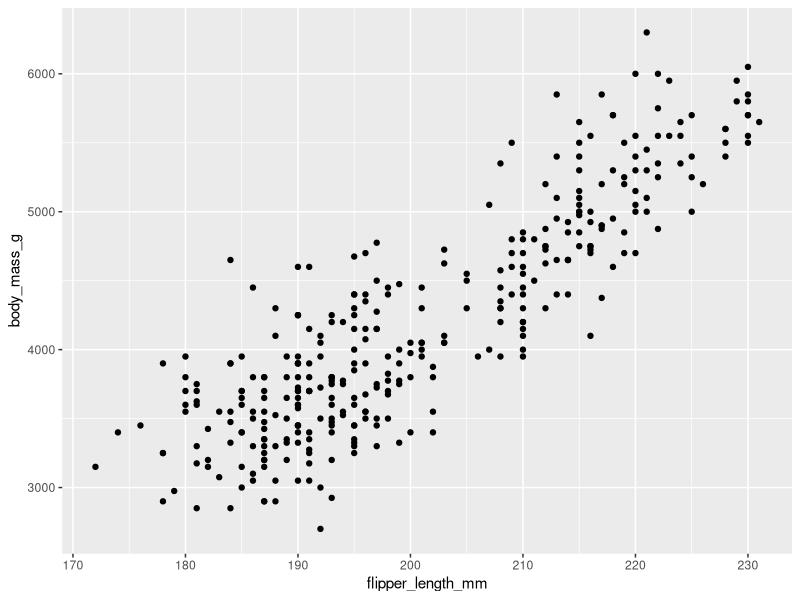
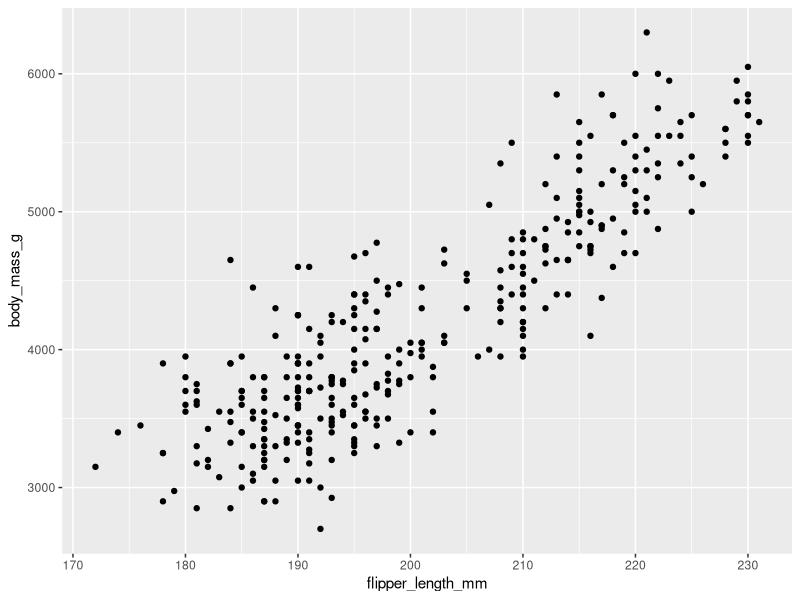
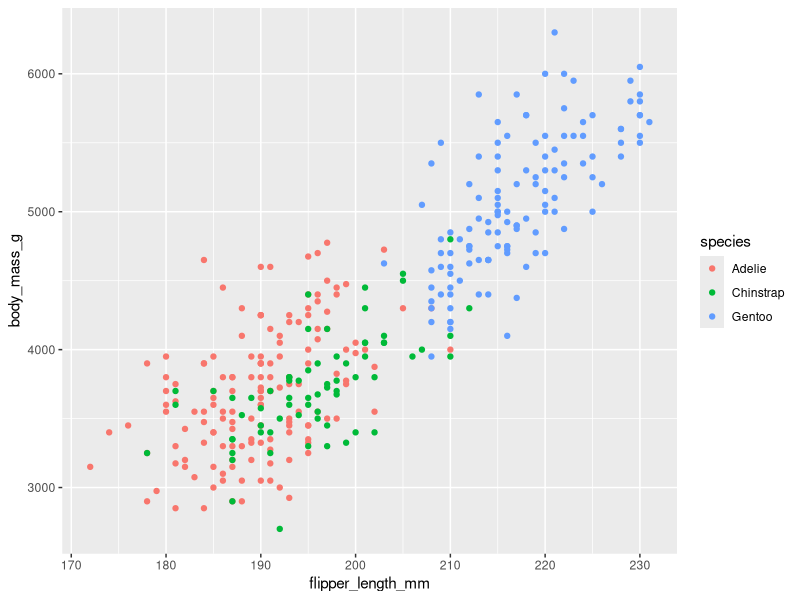
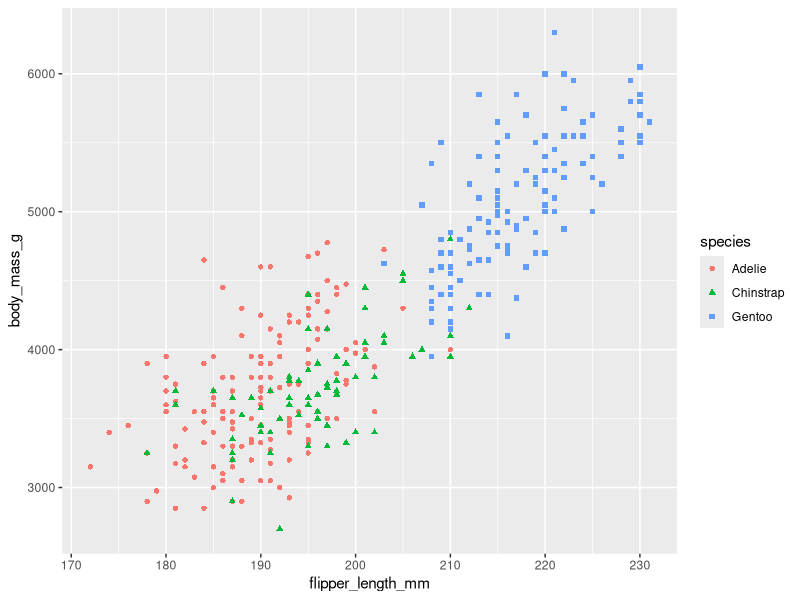
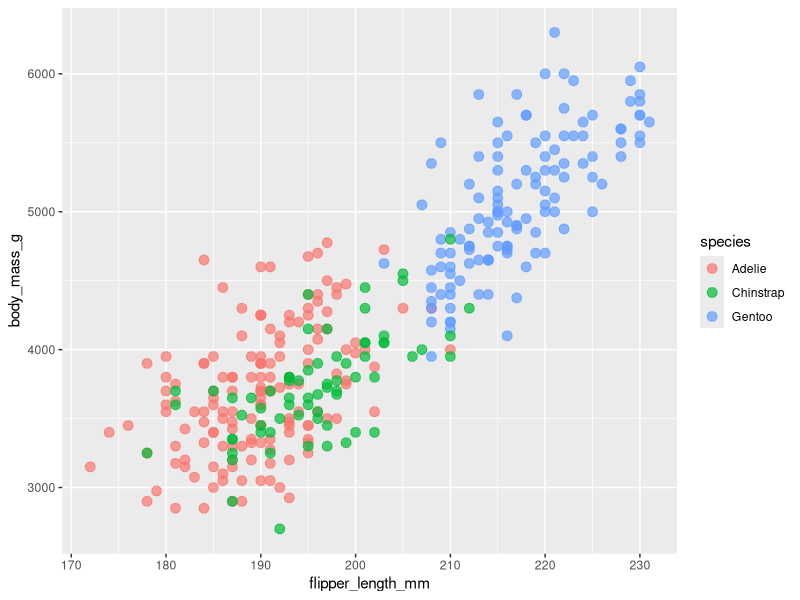
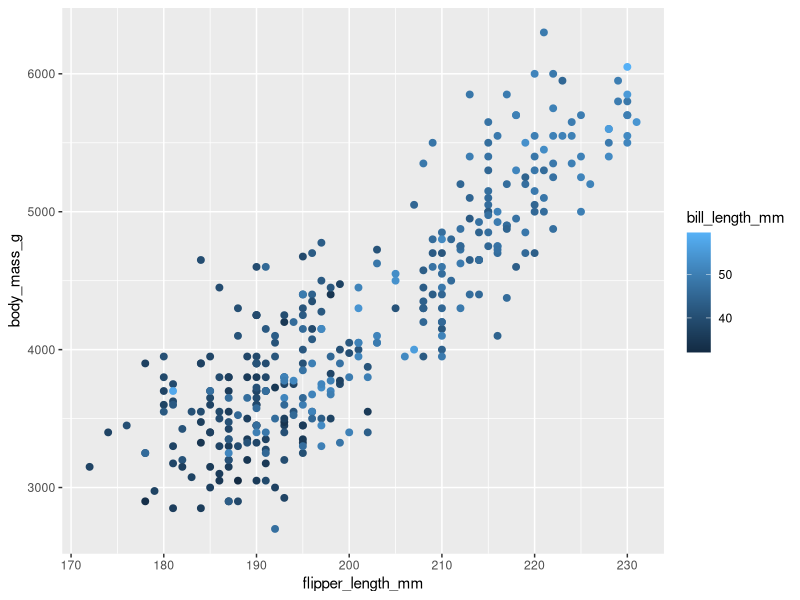
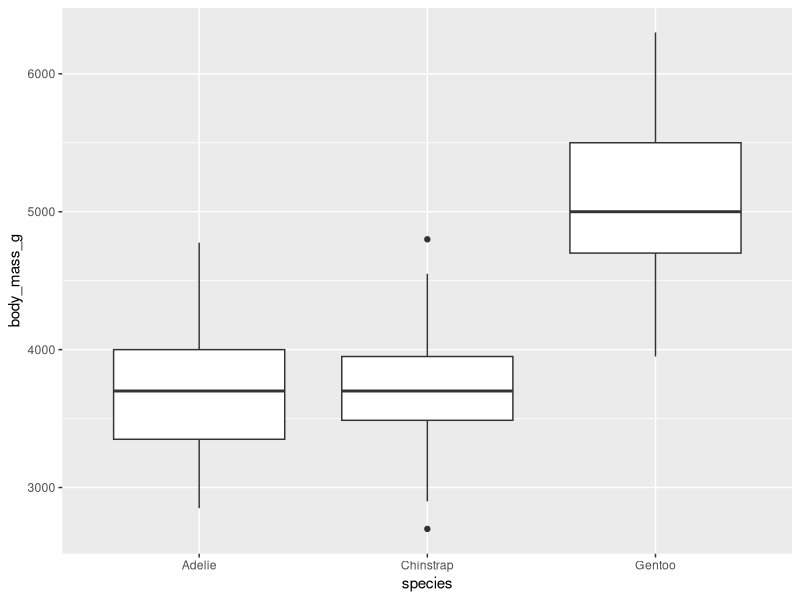
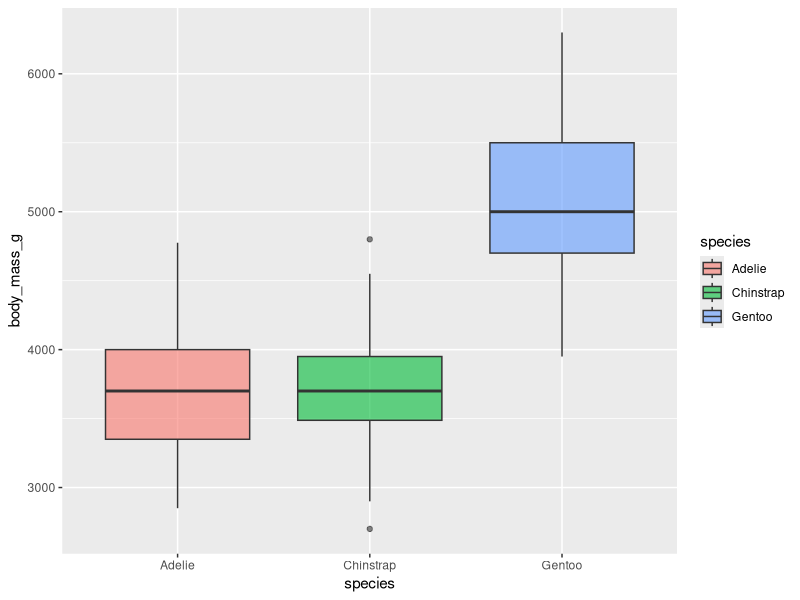

The R script that drew these images, in order:
# =============================================================================
# 03_ggplot.R
# UMD Biostatistics — Bill Perry
# Reference script: basic ggplot2 for scatter plots, boxplots, labels,
# colour/shape mapping, axis limits, themes, and saving figures.
# Follows the grammar-of-graphics approach from Wickham & Grolemund R4DS (2e).
# =============================================================================

# ── Packages ──────────────────────────────────────────────────────────────────
library(tidyverse) # includes ggplot2
library(palmerpenguins) # penguins dataset used in examples
library(readxl) # if loading your own data from Excel

# For this vignette we use the built-in penguins dataset.
# Swap in your own data frame (e.g. tree_df) wherever you see penguins.
# glimpse(penguins)

# ── 1. THE THREE-LAYER TEMPLATE ───────────────────────────────────────────────
# Every ggplot follows the same pattern:
#   ggplot(data, aes(x = , y = )) +
#     geom_*() +
#     labs() +
#     theme_*()

# Minimal scatter plot — just data, mapping, and one geom
ggplot(penguins, aes(x = flipper_length_mm, y = body_mass_g)) +
  geom_point()


# ── 2. SCATTER PLOTS ──────────────────────────────────────────────────────────

# Basic
ggplot(penguins, aes(x = flipper_length_mm, y = body_mass_g)) +
  geom_point()

# Map colour to a grouping variable (automatic legend)
ggplot(penguins, aes(x = flipper_length_mm, y = body_mass_g, color = species)) +
  geom_point()

# Map colour AND shape together — better for colour-blind readers
ggplot(
  penguins,
  aes(x = flipper_length_mm, y = body_mass_g, color = species, shape = species)
) +
  geom_point()

# Control point size and transparency (alpha) manually
# (fixed values go OUTSIDE aes(), mapped variables go INSIDE)
ggplot(penguins, aes(x = flipper_length_mm, y = body_mass_g, color = species)) +
  geom_point(size = 3, alpha = 0.7)

# Map a continuous variable to colour
ggplot(
  penguins,
  aes(x = flipper_length_mm, y = body_mass_g, color = bill_length_mm)
) +
  geom_point(size = 2)


# ── 3. BOX PLOTS ──────────────────────────────────────────────────────────────

# Basic — one numeric y, one categorical x
ggplot(penguins, aes(x = species, y = body_mass_g)) +
  geom_boxplot()

# Fill each box with a colour mapped to the x variable
ggplot(penguins, aes(x = species, y = body_mass_g, fill = species)) +
  geom_boxplot(alpha = 0.6)

# Overlay the raw data points with jitter (shows sample size and spread)
ggplot(penguins, aes(x = species, y = body_mass_g)) +
  geom_boxplot() +
  geom_jitter(width = 0.15, alpha = 0.4, color = "darkblue")

# Boxplot with colour mapped to a second grouping variable (side-by-side)
ggplot(penguins, aes(x = species, y = body_mass_g, fill = sex)) +
  geom_boxplot(alpha = 0.6)


# ── 4. LABELS: TITLES, AXES, LEGENDS ──────────────────────────────────────────

# labs() controls every piece of text on the plot
ggplot(
  penguins,
  aes(x = flipper_length_mm, y = body_mass_g, color = species, shape = species)
) +
  geom_point(size = 2.5, alpha = 0.8) +
  labs(
    title = "Body mass increases with flipper length",
    subtitle = "Palmer Archipelago penguins, 2007–2009",
    x = "Flipper length (mm)",
    y = "Body mass (g)",
    color = "Species", # renames the colour legend title
    shape = "Species", # renames the shape legend title (must match color label)
    caption = "Data: Gorman et al. / palmerpenguins package"
  )


# ── 5. MAPPING COLOUR AND SHAPE ────────────────────────────────────────────────

# Colour mapped in aes() — automatic scale, automatic legend
ggplot(penguins, aes(x = bill_length_mm, y = bill_depth_mm, color = species)) +
  geom_point(size = 2)

# Both colour and shape mapped to the same variable — one combined legend
ggplot(
  penguins,
  aes(x = bill_length_mm, y = bill_depth_mm, color = species, shape = species)
) +
  geom_point(size = 2)

# Fixed colour and shape (not mapped to data — same for all points)
ggplot(penguins, aes(x = bill_length_mm, y = bill_depth_mm)) +
  geom_point(color = "tomato", shape = 17, size = 2) # shape 17 = filled triangle

# Common shape codes:
# 16 = filled circle (default)   17 = filled triangle   15 = filled square
# 21 = circle with fill + colour 22 = square with fill + colour

# ── 6. ADJUSTING AXIS LIMITS WITH coord_cartesian() ──────────────────────────

# coord_cartesian() ZOOMS without removing data points
# (safe for boxplots and smoothed lines — doesn't drop data)
ggplot(penguins, aes(x = flipper_length_mm, y = body_mass_g)) +
  geom_point(color = "darkblue", alpha = 0.6) +
  coord_cartesian(
    xlim = c(170, 220), # zoom x to 170-220 mm
    ylim = c(2500, 6500) # zoom y to 2500-6500 g
  )

# xlim() / ylim() shortcuts — these REMOVE points outside the range
# (avoid for boxplots; fine for scatter)
ggplot(penguins, aes(x = flipper_length_mm, y = body_mass_g)) +
  geom_point(color = "darkblue", alpha = 0.6) +
  xlim(170, 220) +
  ylim(2500, 6500)

# ⚠️  Prefer coord_cartesian() over xlim()/ylim() when in doubt.
#     xlim()/ylim() silently drop rows, which changes computed geoms
#     (boxplot quartiles, smooth lines, etc.)

# ── 7. SIMPLE THEMES ──────────────────────────────────────────────────────────

p <- ggplot(penguins, aes(x = species, y = body_mass_g, fill = species)) +
  geom_boxplot(alpha = 0.6) +
  labs(
    x = "Species",
    y = "Body mass (g)",
    title = "Penguin body mass by species"
  )

p + theme_grey() # default — grey background, white gridlines
p + theme_bw() # white background, black border
p + theme_minimal() # no border or background
p + theme_classic() # white, axis lines only, no gridlines — common in publications
p + theme_light() # light grey lines and border

# Remove legend (when colour just repeats the x-axis information)
p + theme_classic() + theme(legend.position = "none")


# ── 8. BUILDING UP A COMPLETE PLOT ────────────────────────────────────────────

# Assign to an object — lets you add layers or save without re-typing
my_plot <- ggplot(
  penguins,
  aes(x = flipper_length_mm, y = body_mass_g, color = species, shape = species)
) +
  geom_point(size = 2.5, alpha = 0.8) +
  labs(
    title = "Body mass and flipper length",
    x = "Flipper length (mm)",
    y = "Body mass (g)",
    color = "Species",
    shape = "Species"
  ) +
  theme_classic() +
  theme(legend.position = "bottom")

my_plot # print it


# ── 9. SAVING PLOTS ───────────────────────────────────────────────────────────

# ggsave() saves the last plot printed, or a named object

# Save to figures/ folder as PDF (vector — scales to any size)
ggsave(
  "figures/penguin_flipper_mass.pdf",
  plot = my_plot,
  width = 6,
  height = 5,
  units = "in"
)

# Save as PNG (raster — good for documents, web, presentations)
ggsave(
  "figures/penguin_flipper_mass.png",
  plot = my_plot,
  width = 6,
  height = 5,
  units = "in",
  dpi = 300
) # 300 dpi = publication quality

# Save as TIFF (required by some journals)
ggsave(
  "figures/penguin_flipper_mass.tiff",
  plot = my_plot,
  width = 6,
  height = 5,
  units = "in",
  dpi = 300,
  compression = "lzw"
)

# ⚠️  ggsave() argument order: filename first, then plot =
#     Mixing this order is the most common saving mistake.

# =============================================================================
# END OF FILE
# =============================================================================
